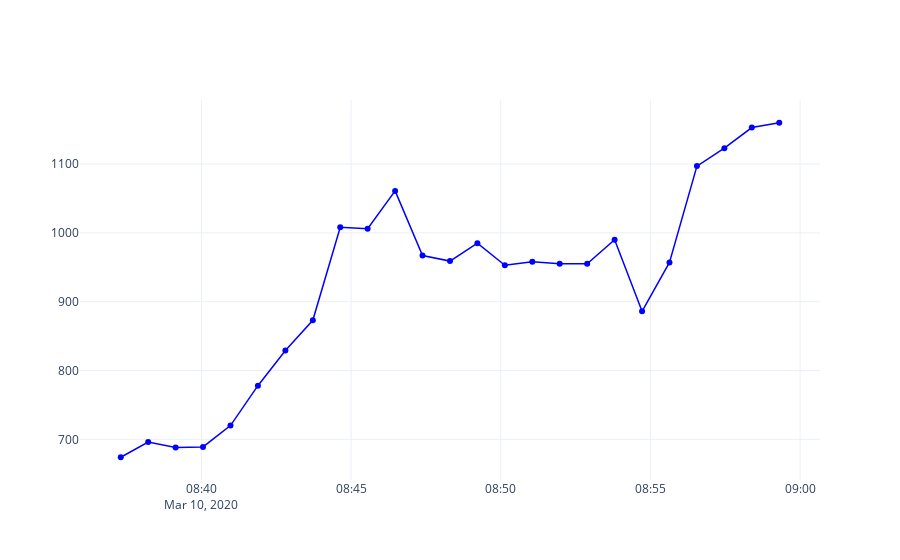

Notebook source saved alongside this figure:
### Code cell
fig = go.Figure()
fig.add_trace(go.Scatter(
    x = hw_AB1.datetime,
    y = hw_AB1.headway,
    mode = 'lines+markers',
    line = dict(
        color = 'blue',
        width = 1.5
    )
))
fig.show()
